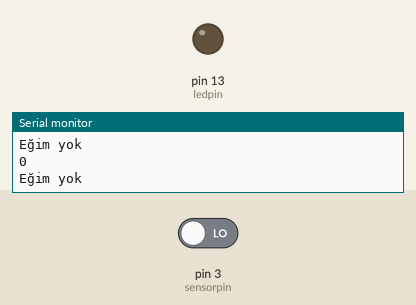
This sketch was run on a simulated Arduino Uno, built with avr-gcc and run on an emulated ATmega328P. On the bench: output pins drawn as LEDs (lit = HIGH), the last lines printed to the serial monitor. The inputs (shaded band) are chosen by the test bench; at power-on: pin 3 (sensorpin) LOW.

Above: at 1.3 s.
1.4 s: pin 3 (sensorpin) driven HIGH
At 2.3 s:
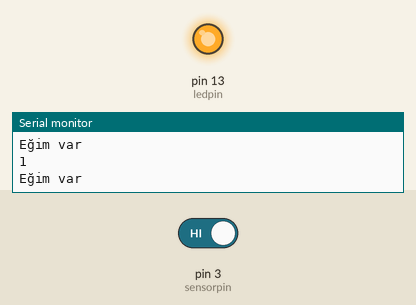
3.0 s: pin 3 (sensorpin) driven LOW
At 3.4 s:
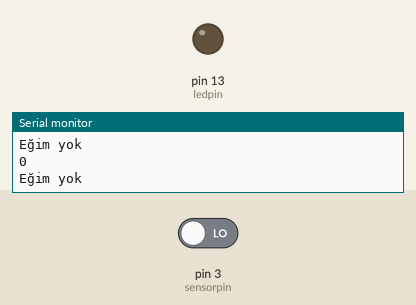
Timing chart, 0 to 6.0 s (numbered marks = the images above; inputs shaded):
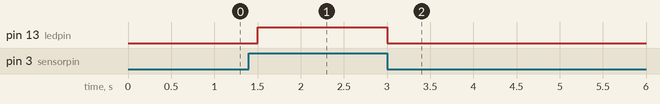

The sketch:

3.10.1._Civali_sensorden_deger_okuma_ve_LED_kontrolu.ino
```cpp
int ledpin = 13 ;// LED pini tanımlanır.
int sensorpin = 3; // Civalı sensör pini tanımlanır.
int deger=0; ;// deger değişkenine başlangıç değeri 0 atanır.

void setup ()
{
Serial.begin(9600); //Seri veri akışı başlatılır.
pinMode (ledpin, OUTPUT) ;// LED pini çıkış olarak tanımlanır.
pinMode (sensorpin, INPUT); // Sensör pini giriş olarak tanımlanır.
}

void loop ()
{
deger = digitalRead (sensorpin) ;// sensörden okunan değer(1 ya da 0) değişkene atanır.
Serial.println(deger); //okunan değer seri port ekranına yazdırılır.
if (deger == HIGH) // Civalı sensör HIGH değeri aldığında...
{
digitalWrite (ledpin, HIGH); //LED yanar.
Serial.println("Eğim var"); //Ekrana "Eğim var" yazar.
}
else
{
digitalWrite (ledpin, LOW);  //eğer eğim yoksa LED söner
Serial.println("Eğim yok");  //Ekrana "Eğim yok" yazar.
}
delay(250);
}
```

Measured:
- after the input at 1.4 s, pin 13 (ledpin): LOW → HIGH after 0.10 s
- after the input at 3.0 s, pin 13 (ledpin): HIGH → LOW at once
